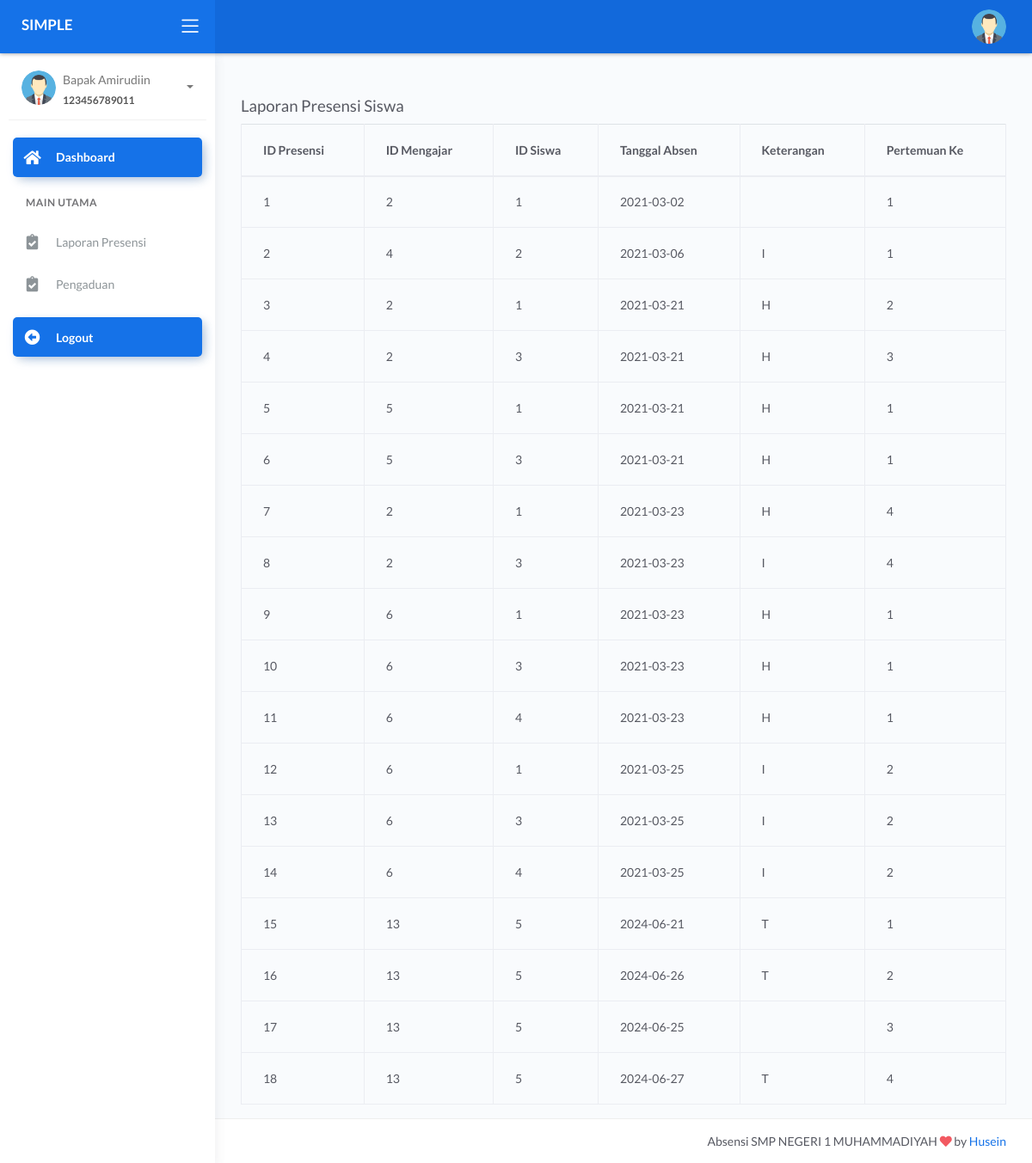
Screenshot of /kepsek/index.php?page=laporan_presensi (signed in) with the database file from the repository.
### tables this page shows
CREATE TABLE `tb_kepsek` (
  `id_kepsek` int(11) NOT NULL,
  `nip` varchar(15) NOT NULL,
  `nama_kepsek` varchar(120) NOT NULL,
  `email` varchar(65) NOT NULL,
  `password` varchar(100) NOT NULL,
  `foto` varchar(255) NOT NULL,
  `status` varchar(5) NOT NULL,
  `Pass` varchar(255) DEFAULT NULL
);

CREATE TABLE `_logabsensi` (
  `id_presensi` int(11) NOT NULL,
  `id_mengajar` int(11) NOT NULL,
  `id_siswa` int(11) NOT NULL,
  `tgl_absen` date NOT NULL,
  `ket` enum('H','I','S','T','A','C') NOT NULL,
  `pertemuan_ke` varchar(30) NOT NULL
);

### kepsek/laporan_presensi.php (the view, shortened to what this page needs)
<div class="container mt-5">
    <h3>Laporan Presensi Siswa</h3>
    <table class="table table-bordered">
        <thead>
            <tr>
                <th>ID Presensi</th>
                <th>ID Mengajar</th>
                <th>ID Siswa</th>
                <th>Tanggal Absen</th>
                <th>Keterangan</th>
                <th>Pertemuan Ke</th>
            </tr>
        </thead>
        <tbody>
            <?php
            include_once "modul/koneksi.php";
            if ($koneksi) {
                $ambildata = mysqli_query($koneksi, "SELECT * FROM _logabsensi");
                while ($tampil = mysqli_fetch_array($ambildata)) {
                    echo "
                    <tr>
                        <td>{$tampil['id_presensi']}</td>
                        <td>{$tampil['id_mengajar']}</td>
                        <td>{$tampil['id_siswa']}</td>
                        <td>{$tampil['tgl_absen']}</td>
                        <td>{$tampil['ket']}</td>
                        <td>{$tampil['pertemuan_ke']}</td>
                    </tr>";
                }
            } else {
                echo "Koneksi database gagal.";
            }
            ?>
        </tbody>
    </table>
</div>

### kepsek/index.php (shortened to what this page needs)
<?php
include '../config/db.php';
?>
<?php
$id_login = $_SESSION['kepsek'];
$sql = mysqli_query($con, "SELECT * FROM tb_kepsek WHERE id_kepsek = '$id_login'");
$data = mysqli_fetch_array($sql);
?>
<!DOCTYPE html>
<html lang="en">
<head>
    <link rel="stylesheet" href="../assets/css/bootstrap.min.css">
    <link rel="stylesheet" href="../assets/css/atlantis.min.css">
    <link rel="stylesheet" href="../assets/css/demo.css">
</head>
<body>
    <div class="wrapper">
        <div class="main-header">
            <div class="logo-header" data-background-color="blue">
                <a href="index.php" class="logo">
                    <b class="text-white">SIMPLE</b>
                </a>
                <div class="nav-toggle">
                    <button class="btn btn-toggle toggle-sidebar">
                        <i class="icon-menu"></i>
                    </button>
                </div>
            </div>
            <nav class="navbar navbar-header navbar-expand-lg" data-background-color="blue2">
                <div class="container-fluid">
                    <ul class="navbar-nav topbar-nav ml-md-auto align-items-center">
                        <li class="nav-item dropdown hidden-caret">
                            <a class="dropdown-toggle profile-pic" data-toggle="dropdown" href="#" aria-expanded="false">
                                <div class="avatar-sm">
                                    <img src="../assets/img/user/<?=$data['foto'] ?>" alt="..." class="avatar-img rounded-circle">
                                </div>
                            </a>
                        </li>
                    </ul>
                </div>
            </nav>
        </div>
        <div class="sidebar sidebar-style-2">
            <div class="sidebar-wrapper scrollbar scrollbar-inner">
                <div class="sidebar-content">
                    <div class="user">
                        <div class="avatar-sm float-left mr-2">
                            <img src="../assets/img/user/<?=$data['foto'] ?>" alt="..." class="avatar-img rounded-circle">
                        </div>
                        <div class="info">
                            <a data-toggle="collapse" href="#collapseExample" aria-expanded="true">
                                <span>
                                    <?=$data['nama_kepsek'] ?>
                                    <span class="user-level"><?=$data['nip'] ?></span>
                                    <span class="caret"></span>
                                </span>
                            </a>
                        </div>
                    </div>
                    <ul class="nav nav-primary">
                        <li class="nav-item active">
                            <a href="index.php" class="collapsed">
                                <i class="fas fa-home"></i>
                                <p>Dashboard</p>
                            </a>
                        </li>
                        <li class="nav-section">
                            <h4 class="text-section">Main Utama</h4>
                        </li>
                        <li class="nav-item">
                            <a href="?page=laporan_presensi">
                                <i class="fas fa-clipboard-check"></i>
                                <p>Laporan Presensi</p>
                            </a>
                        </li>
                        <li class="nav-item">
                            <a href="?page=pengaduan">
                                <i class="fas fa-clipboard-check"></i>
                                <p>Pengaduan</p>
                            </a>
                        </li>
                        <li class="nav-item active mt-3">
                            <a href="logout.php" class="collapsed">
                                <i class="fas fa-arrow-alt-circle-left"></i>
                                <p>Logout</p>
                            </a>
                        </li>
                    </ul>
                </div>
            </div>
        </div>
        <div class="main-panel">
            <div class="content">
                <div class="container mt-5">
                    <?php
                    if (isset($_GET['page'])) {
                        $page = $_GET['page'];
                        if ($page == "pengaduan") {
                            include "pengaduan.php";
                        } elseif ($page == "laporan_presensi") {
                            include "laporan_presensi.php";
                        } else {
                            include "pengaduan.php";
                        }
                    } else {
                        include "pengaduan.php";
                    }
                    ?>
                </div>
            </div>
            <footer class="footer">
                <div class="container">
                    <div class="copyright ml-auto">
                        Absensi SMP NEGERI 1 MUHAMMADIYAH <i class="fa fa-heart heart text-danger"></i> by <a href="#">Husein</a>
                    </div>
                </div>
            </footer>
        </div>
    </div>
</body>
</html>

### rows the page displays
tb_kepsek: foto (picture), nama_kepsek "Bapak Amirudiin", nip "123456789011"
_logabsensi: id_presensi "1", id_mengajar "2", id_siswa "1", tgl_absen "2021-03-02", pertemuan_ke "1"
_logabsensi: id_presensi "2", id_mengajar "4", id_siswa "2", tgl_absen "2021-03-06", ket "I", pertemuan_ke "1"
_logabsensi: id_presensi "3", id_mengajar "2", id_siswa "1", tgl_absen "2021-03-21", ket "H", pertemuan_ke "2"
_logabsensi: id_presensi "4", id_mengajar "2", id_siswa "3", tgl_absen "2021-03-21", ket "H", pertemuan_ke "3"
_logabsensi: id_presensi "5", id_mengajar "5", id_siswa "1", tgl_absen "2021-03-21", ket "H", pertemuan_ke "1"
_logabsensi: id_presensi "6", id_mengajar "5", id_siswa "3", tgl_absen "2021-03-21", ket "H", pertemuan_ke "1"
_logabsensi: id_presensi "7", id_mengajar "2", id_siswa "1", tgl_absen "2021-03-23", ket "H", pertemuan_ke "4"
_logabsensi: id_presensi "8", id_mengajar "2", id_siswa "3", tgl_absen "2021-03-23", ket "I", pertemuan_ke "4"
_logabsensi: id_presensi "9", id_mengajar "6", id_siswa "1", tgl_absen "2021-03-23", ket "H", pertemuan_ke "1"
_logabsensi: id_presensi "10", id_mengajar "6", id_siswa "3", tgl_absen "2021-03-23", ket "H", pertemuan_ke "1"
_logabsensi: id_presensi "11", id_mengajar "6", id_siswa "4", tgl_absen "2021-03-23", ket "H", pertemuan_ke "1"
_logabsensi: id_presensi "12", id_mengajar "6", id_siswa "1", tgl_absen "2021-03-25", ket "I", pertemuan_ke "2"
_logabsensi: id_presensi "13", id_mengajar "6", id_siswa "3", tgl_absen "2021-03-25", ket "I", pertemuan_ke "2"
_logabsensi: id_presensi "14", id_mengajar "6", id_siswa "4", tgl_absen "2021-03-25", ket "I", pertemuan_ke "2"
_logabsensi: id_presensi "15", id_mengajar "13", id_siswa "5", tgl_absen "2024-06-21", ket "T", pertemuan_ke "1"
_logabsensi: id_presensi "16", id_mengajar "13", id_siswa "5", tgl_absen "2024-06-26", ket "T", pertemuan_ke "2"
_logabsensi: id_presensi "17", id_mengajar "13", id_siswa "5", tgl_absen "2024-06-25", pertemuan_ke "3"
_logabsensi: id_presensi "18", id_mengajar "13", id_siswa "5", tgl_absen "2024-06-27", ket "T", pertemuan_ke "4"
